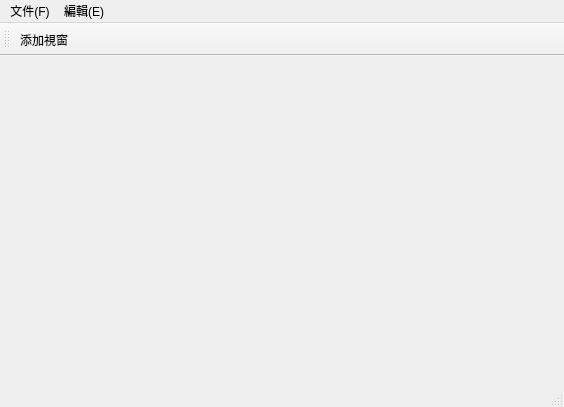
<?xml version="1.0" encoding="UTF-8"?>
<ui version="4.0">
 <class>MainWindow</class>
 <widget class="QMainWindow" name="MainWindow">
  <property name="geometry">
   <rect>
    <x>0</x>
    <y>0</y>
    <width>564</width>
    <height>407</height>
   </rect>
  </property>
  <property name="windowTitle">
   <string>MainWindow</string>
  </property>
  <widget class="QWidget" name="centralwidget"/>
  <widget class="QMenuBar" name="menubar">
   <property name="geometry">
    <rect>
     <x>0</x>
     <y>0</y>
     <width>564</width>
     <height>25</height>
    </rect>
   </property>
   <widget class="QMenu" name="menu">
    <property name="title">
     <string>文件(F)</string>
    </property>
    <addaction name="fileOpenAction"/>
    <addaction name="fileNewAction"/>
    <addaction name="fileCloseAction"/>
   </widget>
   <widget class="QMenu" name="menu_2">
    <property name="title">
     <string>編輯(E)</string>
    </property>
   </widget>
   <addaction name="menu"/>
   <addaction name="menu_2"/>
  </widget>
  <widget class="QStatusBar" name="statusbar"/>
  <widget class="QToolBar" name="toolBar">
   <property name="windowTitle">
    <string>toolBar</string>
   </property>
   <attribute name="toolBarArea">
    <enum>TopToolBarArea</enum>
   </attribute>
   <attribute name="toolBarBreak">
    <bool>true</bool>
   </attribute>
   <addaction name="addwinaction"/>
  </widget>
  <action name="fileOpenAction">
   <property name="text">
    <string>打開</string>
   </property>
   <property name="shortcut">
    <string>Alt+O</string>
   </property>
  </action>
  <action name="fileNewAction">
   <property name="text">
    <string>新建</string>
   </property>
   <property name="shortcut">
    <string>Alt+N</string>
   </property>
  </action>
  <action name="fileCloseAction">
   <property name="text">
    <string>關閉</string>
   </property>
   <property name="shortcut">
    <string>Alt+C</string>
   </property>
  </action>
  <action name="addwinaction">
   <property name="text">
    <string>添加視窗</string>
   </property>
   <property name="toolTip">
    <string>添加視窗</string>
   </property>
  </action>
 </widget>
 <resources/>
 <connections/>
</ui>
